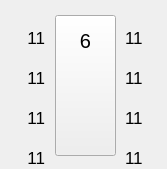
      <widget class="QWidget" name="widget_dispen_6" native="true">
       <property name="geometry">
        <rect>
         <x>835</x>
         <y>7</y>
         <width>167</width>
         <height>169</height>
        </rect>
       </property>
       <property name="minimumSize">
        <size>
         <width>0</width>
         <height>0</height>
        </size>
       </property>
       <property name="font">
        <font>
         <stylestrategy>PreferAntialias</stylestrategy>
        </font>
       </property>
       <widget class="QLabel" name="label_gun_6_2">
        <property name="geometry">
         <rect>
          <x>128</x>
          <y>5</y>
          <width>25</width>
          <height>25</height>
         </rect>
        </property>
        <property name="font">
         <font>
          <stylestrategy>PreferAntialias</stylestrategy>
         </font>
        </property>
        <property name="styleSheet">
         <string notr="true">border-image: url(:/picture/gasgun_green_R.png);</string>
        </property>
        <property name="text">
         <string/>
        </property>
       </widget>
       <widget class="QLabel" name="label_gun_6_3">
        <property name="geometry">
         <rect>
          <x>14</x>
          <y>45</y>
          <width>25</width>
          <height>25</height>
         </rect>
        </property>
        <property name="font">
         <font>
          <stylestrategy>PreferAntialias</stylestrategy>
         </font>
        </property>
        <property name="styleSheet">
         <string notr="true">border-image: url(:/picture/gasgun_green_L.png);</string>
        </property>
        <property name="text">
         <string/>
        </property>
       </widget>
       <widget class="QLabel" name="label_gun_6_4">
        <property name="geometry">
         <rect>
          <x>128</x>
          <y>45</y>
          <width>25</width>
          <height>25</height>
         </rect>
        </property>
        <property name="font">
         <font>
          <stylestrategy>PreferAntialias</stylestrategy>
         </font>
        </property>
        <property name="styleSheet">
         <string notr="true">border-image: url(:/picture/gasgun_green_R.png);</string>
        </property>
        <property name="text">
         <string/>
        </property>
       </widget>
       <widget class="QLabel" name="label_gun_6_1">
        <property name="geometry">
         <rect>
          <x>14</x>
          <y>5</y>
          <width>25</width>
          <height>25</height>
         </rect>
        </property>
        <property name="font">
         <font>
          <stylestrategy>PreferAntialias</stylestrategy>
         </font>
        </property>
        <property name="styleSheet">
         <string notr="true">border-image: url(:/picture/gasgun_green_L.png);</string>
        </property>
        <property name="text">
         <string/>
        </property>
       </widget>
       <widget class="QLabel" name="label_dispen_6">
        <property name="geometry">
         <rect>
          <x>45</x>
          <y>10</y>
          <width>81</width>
          <height>151</height>
         </rect>
        </property>
        <property name="font">
         <font>
          <stylestrategy>PreferAntialias</stylestrategy>
         </font>
        </property>
        <property name="styleSheet">
         <string notr="true">border-image: url(:/picture/jiayouji.png);</string>
        </property>
        <property name="text">
         <string/>
        </property>
       </widget>
       <widget class="QToolButton" name="toolButton_dispen_6">
        <property name="geometry">
         <rect>
          <x>55</x>
          <y>15</y>
          <width>61</width>
          <height>141</height>
         </rect>
        </property>
        <property name="font">
         <font>
          <stylestrategy>PreferAntialias</stylestrategy>
         </font>
        </property>
        <property name="styleSheet">
         <string notr="true">border-image: url(:/picture/touming.png);</string>
        </property>
        <property name="text">
         <string/>
        </property>
       </widget>
       <widget class="QLabel" name="label_gun_6_4u">
        <property name="geometry">
         <rect>
          <x>128</x>
          <y>45</y>
          <width>25</width>
          <height>25</height>
         </rect>
        </property>
        <property name="font">
         <font>
          <stylestrategy>PreferAntialias</stylestrategy>
         </font>
        </property>
        <property name="styleSheet">
         <string notr="true">border-image: url(:/picture/gasgun_blue_R.png);</string>
        </property>
        <property name="text">
         <string/>
        </property>
       </widget>
       <widget class="QLabel" name="label_gun_6_3u">
        <property name="geometry">
         <rect>
          <x>14</x>
          <y>45</y>
          <width>25</width>
          <height>25</height>
         </rect>
        </property>
        <property name="font">
         <font>
          <stylestrategy>PreferAntialias</stylestrategy>
         </font>
        </property>
        <property name="styleSheet">
         <string notr="true">border-image: url(:/picture/gasgun_blue_L.png);</string>
        </property>
        <property name="text">
         <string/>
        </property>
       </widget>
       <widget class="QLabel" name="label_gun_6_2u">
        <property name="geometry">
         <rect>
          <x>128</x>
          <y>5</y>
          <width>25</width>
          <height>25</height>
         </rect>
        </property>
        <property name="font">
         <font>
          <stylestrategy>PreferAntialias</stylestrategy>
         </font>
        </property>
        <property name="styleSheet">
         <string notr="true">border-image: url(:/picture/gasgun_blue_R.png);</string>
        </property>
        <property name="text">
         <string/>
        </property>
       </widget>
       <widget class="QLabel" name="label_gun_6_1u">
        <property name="geometry">
         <rect>
          <x>14</x>
          <y>5</y>
          <width>25</width>
          <height>25</height>
         </rect>
        </property>
        <property name="font">
         <font>
          <stylestrategy>PreferAntialias</stylestrategy>
         </font>
        </property>
        <property name="styleSheet">
         <string notr="true">border-image: url(:/picture/gasgun_blue_L.png);</string>
        </property>
        <property name="text">
         <string/>
        </property>
       </widget>
       <widget class="QLabel" name="label_gun_6_5">
        <property name="geometry">
         <rect>
          <x>14</x>
          <y>85</y>
          <width>25</width>
          <height>25</height>
         </rect>
        </property>
        <property name="font">
         <font>
          <stylestrategy>PreferAntialias</stylestrategy>
         </font>
        </property>
        <property name="styleSheet">
         <string notr="true">border-image: url(:/picture/gasgun_green_L.png);</string>
        </property>
        <property name="text">
         <string/>
        </property>
       </widget>
       <widget class="QLabel" name="label_gun_6_6">
        <property name="geometry">
         <rect>
          <x>128</x>
          <y>85</y>
          <width>25</width>
          <height>25</height>
         </rect>
        </property>
        <property name="font">
         <font>
          <stylestrategy>PreferAntialias</stylestrategy>
         </font>
        </property>
        <property name="styleSheet">
         <string notr="true">border-image: url(:/picture/gasgun_green_R.png);</string>
        </property>
        <property name="text">
         <string/>
        </property>
       </widget>
       <widget class="QLabel" name="label_gun_6_6u">
        <property name="geometry">
         <rect>
          <x>128</x>
          <y>85</y>
          <width>25</width>
          <height>25</height>
         </rect>
        </property>
        <property name="font">
         <font>
          <stylestrategy>PreferAntialias</stylestrategy>
         </font>
        </property>
        <property name="styleSheet">
         <string notr="true">border-image: url(:/picture/gasgun_blue_R.png);</string>
        </property>
        <property name="text">
         <string/>
        </property>
       </widget>
       <widget class="QLabel" name="label_gun_6_5u">
        <property name="geometry">
         <rect>
          <x>14</x>
          <y>85</y>
          <width>25</width>
          <height>25</height>
         </rect>
        </property>
        <property name="font">
         <font>
          <stylestrategy>PreferAntialias</stylestrategy>
         </font>
        </property>
        <property name="styleSheet">
         <string notr="true">border-image: url(:/picture/gasgun_blue_L.png);</string>
        </property>
        <property name="text">
         <string/>
        </property>
       </widget>
       <widget class="QLabel" name="label_gun_6_7u">
        <property name="geometry">
         <rect>
          <x>14</x>
          <y>125</y>
          <width>25</width>
          <height>25</height>
         </rect>
        </property>
        <property name="font">
         <font>
          <stylestrategy>PreferAntialias</stylestrategy>
         </font>
        </property>
        <property name="styleSheet">
         <string notr="true">border-image: url(:/picture/gasgun_blue_L.png);</string>
        </property>
        <property name="text">
         <string/>
        </property>
       </widget>
       <widget class="QLabel" name="label_gun_6_8u">
        <property name="geometry">
         <rect>
          <x>128</x>
          <y>125</y>
          <width>25</width>
          <height>25</height>
         </rect>
        </property>
        <property name="font">
         <font>
          <stylestrategy>PreferAntialias</stylestrategy>
         </font>
        </property>
        <property name="styleSheet">
         <string notr="true">border-image: url(:/picture/gasgun_blue_R.png);</string>
        </property>
        <property name="text">
         <string/>
        </property>
       </widget>
       <widget class="QLabel" name="label_gun_6_7">
        <property name="geometry">
         <rect>
          <x>14</x>
          <y>125</y>
          <width>25</width>
          <height>25</height>
         </rect>
        </property>
        <property name="font">
         <font>
          <stylestrategy>PreferAntialias</stylestrategy>
         </font>
        </property>
        <property name="styleSheet">
         <string notr="true">border-image: url(:/picture/gasgun_green_L.png);</string>
        </property>
        <property name="text">
         <string/>
        </property>
       </widget>
       <widget class="QLabel" name="label_gun_6_8">
        <property name="geometry">
         <rect>
          <x>128</x>
          <y>125</y>
          <width>25</width>
          <height>25</height>
         </rect>
        </property>
        <property name="font">
         <font>
          <stylestrategy>PreferAntialias</stylestrategy>
         </font>
        </property>
        <property name="styleSheet">
         <string notr="true">border-image: url(:/picture/gasgun_green_R.png);</string>
        </property>
        <property name="text">
         <string/>
        </property>
       </widget>
       <widget class="QLabel" name="label_map_40">
        <property name="geometry">
         <rect>
          <x>10</x>
          <y>28</y>
          <width>35</width>
          <height>19</height>
         </rect>
        </property>
        <property name="font">
         <font>
          <pointsize>13</pointsize>
          <stylestrategy>PreferAntialias</stylestrategy>
         </font>
        </property>
        <property name="text">
         <string>11</string>
        </property>
        <property name="alignment">
         <set>Qt::AlignRight|Qt::AlignTrailing|Qt::AlignVCenter</set>
        </property>
       </widget>
       <widget class="QLabel" name="label_map_41">
        <property name="geometry">
         <rect>
          <x>125</x>
          <y>28</y>
          <width>35</width>
          <height>19</height>
         </rect>
        </property>
        <property name="font">
         <font>
          <pointsize>13</pointsize>
          <stylestrategy>PreferAntialias</stylestrategy>
         </font>
        </property>
        <property name="text">
         <string>11</string>
        </property>
       </widget>
       <widget class="QLabel" name="label_map_45">
        <property name="geometry">
         <rect>
          <x>125</x>
          <y>108</y>
          <width>35</width>
          <height>19</height>
         </rect>
        </property>
        <property name="font">
         <font>
          <pointsize>13</pointsize>
          <stylestrategy>PreferAntialias</stylestrategy>
         </font>
        </property>
        <property name="text">
         <string>11</string>
        </property>
       </widget>
       <widget class="QLabel" name="label_map_47">
        <property name="geometry">
         <rect>
          <x>125</x>
          <y>148</y>
          <width>35</width>
          <height>19</height>
         </rect>
        </property>
        <property name="font">
         <font>
          <pointsize>13</pointsize>
          <stylestrategy>PreferAntialias</stylestrategy>
         </font>
        </property>
        <property name="text">
         <string>11</string>
        </property>
       </widget>
       <widget class="QLabel" name="label_map_44">
        <property name="geometry">
         <rect>
          <x>10</x>
          <y>108</y>
          <width>35</width>
          <height>19</height>
         </rect>
        </property>
        <property name="font">
         <font>
          <pointsize>13</pointsize>
          <stylestrategy>PreferAntialias</stylestrategy>
         </font>
        </property>
        <property name="text">
         <string>11</string>
        </property>
        <property name="alignment">
         <set>Qt::AlignRight|Qt::AlignTrailing|Qt::AlignVCenter</set>
        </property>
       </widget>
       <widget class="QLabel" name="label_map_46">
        <property name="geometry">
         <rect>
          <x>10</x>
          <y>148</y>
          <width>35</width>
          <height>19</height>
         </rect>
        </property>
        <property name="font">
         <font>
          <pointsize>13</pointsize>
          <stylestrategy>PreferAntialias</stylestrategy>
         </font>
        </property>
        <property name="text">
         <string>11</string>
        </property>
        <property name="alignment">
         <set>Qt::AlignRight|Qt::AlignTrailing|Qt::AlignVCenter</set>
        </property>
       </widget>
       <widget class="QLabel" name="label_map_42">
        <property name="geometry">
         <rect>
          <x>10</x>
          <y>68</y>
          <width>35</width>
          <height>19</height>
         </rect>
        </property>
        <property name="font">
         <font>
          <pointsize>13</pointsize>
          <stylestrategy>PreferAntialias</stylestrategy>
         </font>
        </property>
        <property name="text">
         <string>11</string>
        </property>
        <property name="alignment">
         <set>Qt::AlignRight|Qt::AlignTrailing|Qt::AlignVCenter</set>
        </property>
       </widget>
       <widget class="QLabel" name="label_map_43">
        <property name="geometry">
         <rect>
          <x>125</x>
          <y>68</y>
          <width>35</width>
          <height>19</height>
         </rect>
        </property>
        <property name="font">
         <font>
          <pointsize>13</pointsize>
          <stylestrategy>PreferAntialias</stylestrategy>
         </font>
        </property>
        <property name="text">
         <string>11</string>
        </property>
       </widget>
       <widget class="QLabel" name="label_130">
        <property name="geometry">
         <rect>
          <x>75</x>
          <y>30</y>
          <width>21</width>
          <height>21</height>
         </rect>
        </property>
        <property name="font">
         <font>
          <pointsize>15</pointsize>
          <weight>50</weight>
          <bold>false</bold>
          <stylestrategy>PreferAntialias</stylestrategy>
         </font>
        </property>
        <property name="text">
         <string>6</string>
        </property>
        <property name="alignment">
         <set>Qt::AlignCenter</set>
        </property>
       </widget>
       <zorder>label_gun_6_6</zorder>
       <zorder>label_gun_6_2</zorder>
       <zorder>label_gun_6_3</zorder>
       <zorder>label_gun_6_4</zorder>
       <zorder>label_gun_6_1</zorder>
       <zorder>label_dispen_6</zorder>
       <zorder>toolButton_dispen_6</zorder>
       <zorder>label_gun_6_4u</zorder>
       <zorder>label_gun_6_3u</zorder>
       <zorder>label_gun_6_2u</zorder>
       <zorder>label_gun_6_1u</zorder>
       <zorder>label_gun_6_5</zorder>
       <zorder>label_gun_6_6u</zorder>
       <zorder>label_gun_6_5u</zorder>
       <zorder>label_gun_6_7</zorder>
       <zorder>label_gun_6_8</zorder>
       <zorder>label_gun_6_8u</zorder>
       <zorder>label_gun_6_7u</zorder>
       <zorder>label_map_40</zorder>
       <zorder>label_map_41</zorder>
       <zorder>label_map_45</zorder>
       <zorder>label_map_47</zorder>
       <zorder>label_map_44</zorder>
       <zorder>label_map_46</zorder>
       <zorder>label_map_42</zorder>
       <zorder>label_map_43</zorder>
       <zorder>label_130</zorder>
      </widget>
